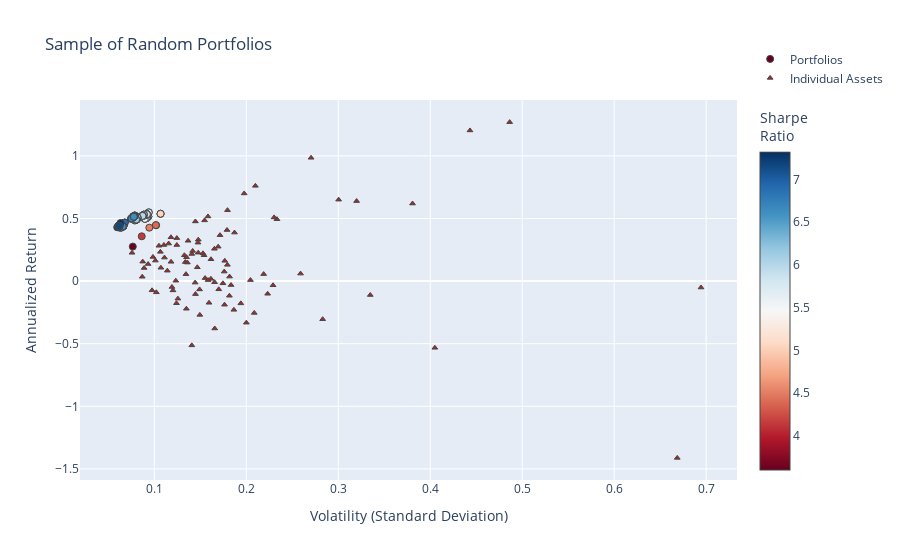

Notebook code for this chart:
### Code cell
fig = go.Figure()

fig.add_trace(go.Scatter(
    x=[p["variance"]**0.5 for p in total_portfolios],  # Convert variance to volatility
    y=[p["return"] for p in total_portfolios],
    mode='markers',
    marker=dict(
        color=[p["sharpe"] for p in total_portfolios],  # Sharpe Ratio
        showscale=True,
        size=7,
        line=dict(width=1),
        colorscale="RdBu",
        colorbar=dict(title="Sharpe<br>Ratio")
    ),
    hoverinfo='text',
    text=[
        f"Return: {p['return']:.3%}<br>Volatility: {p['variance']**0.5:.3f}<br>" +
        f"Sharpe Ratio: {p['return'] / (p['variance']**0.5):.3f}<br>" +
        "<br>".join([f"{p['tickers'][i]}: Weight={p['weights'][i]:.3f}" for i in range(len(p['tickers']))])
        for p in total_portfolios
    ],
    name="Portfolios"
))

fig.add_trace(go.Scatter(
    x=volatility,
    y=annualized_returns,
    mode='markers',
    hoverinfo='text',
    hovertext=[
        f"{name} <br>Volatility: {vol:.3f} <br>Returns: {ret:.3%} <br>Sharpe Ratio: {sr:.3f}"
        for name, vol, ret, sr in zip(names, volatility, annualized_returns, sharpe_ratios)
    ],
    marker=dict(
        color='brown',
        size=5,
        symbol='triangle-up',  # Sets the marker shape to a triangle
        line=dict(width=1)
    ),
    name="Individual Assets"
))

fig.update_layout(
    title='Sample of Random Portfolios',
    xaxis_title='Volatility (Standard Deviation)',
    yaxis_title='Annualized Return',
    legend=dict(y=5
    )
)


fig.show()

### Figure 1 — Plotly figure (JSON) as saved in the notebook; plotly's stock layout.template omitted (floating-point values rounded to 4 significant figures; data arrays with more than 128 entries replaced by an {"elided": "..."} marker saying what was removed)
{"data": [{"hoverinfo": "text", "marker": {"color": {"elided": "424 float values"}, "colorbar": {"title": {"text": "Sharpe<br>Ratio"}}, "colorscale": [[0, "rgb(103,0,31)"], [0.1, "rgb(178,24,43)"], [0.2, "rgb(214,96,77)"], [0.3, "rgb(244,165,130)"], [0.4, "rgb(253,219,199)"], [0.5, "rgb(247,247,247)"], [0.6, "rgb(209,229,240)"], [0.7, "rgb(146,197,222)"], [0.8, "rgb(67,147,195)"], [0.9, "rgb(33,102,172)"], [1, "rgb(5,48,97)"]], "line": {"width": 1}, "showscale": true, "size": 7}, "mode": "markers", "name": "Portfolios", "text": {"elided": "424 str values"}, "type": "scatter", "x": {"elided": "424 float values"}, "y": {"elided": "424 float values"}}, {"hoverinfo": "text", "hovertext": ["GM_Close <br>Volatility: 0.170 <br>Returns: -6.545% <br>Sharpe Ratio: -0.385", "GE_Close <br>Volatility: 0.166 <br>Returns: -37.831% <br>Sharpe Ratio: -2.284", "NFLX_Close <br>Volatility: 0.320 <br>Returns: 63.935% <br>Sharpe Ratio: 1.998", "PEP_Close <br>Volatility: 0.087 <br>Returns: 15.556% <br>Sharpe Ratio: 1.780", "ZBH_Close <br>Volatility: 0.176 <br>Returns: 7.620% <br>Sharpe Ratio: 0.433", "ETN_Close <br>Volatility: 0.141 <br>Returns: 21.693% <br>Sharpe Ratio: 1.541", "MCD_Close <br>Volatility: 0.145 <br>Returns: 47.674% <br>Sharpe Ratio: 3.297", "MDT_Close <br>Volatility: 0.114 <br>Returns: 8.328% <br>Sharpe Ratio: 0.730", "KO_Close <br>Volatility: 0.076 <br>Returns: 22.618% <br>Sharpe Ratio: 2.987", "IBM_Close <br>Volatility: 0.141 <br>Returns: -51.301% <br>Sharpe Ratio: -3.645", "GOOG_Close <br>Volatility: 0.169 <br>Returns: 27.511% <br>Sharpe Ratio: 1.624", "CMCSA_Close <br>Volatility: 0.154 <br>Returns: 20.680% <br>Sharpe Ratio: 1.342", "UA_Close <br>Volatility: 0.335 <br>Returns: -11.114% <br>Sharpe Ratio: -0.332", "LMT_Close <br>Volatility: 0.107 <br>Returns: 23.364% <br>Sharpe Ratio: 2.192", "META_Close <br>Volatility: 0.158 <br>Returns: 51.648% <br>Sharpe Ratio: 3.262", "CPB_Close <br>Volatility: 0.149 <br>Returns: -26.972% <br>Sharpe Ratio: -1.805", "ABT_Close <br>Volatility: 0.133 <br>Returns: 20.651% <br>Sharpe Ratio: 1.556", "EMR_Close <br>Volatility: 0.165 <br>Returns: -0.844% <br>Sharpe Ratio: -0.051", "NEE_Close <br>Volatility: 0.105 <br>Returns: 28.234% <br>Sharpe Ratio: 2.689", "K_Close <br>Volatility: 0.135 <br>Returns: -22.065% <br>Sharpe Ratio: -1.636", "V_Close <br>Volatility: 0.110 <br>Returns: 28.881% <br>Sharpe Ratio: 2.616", "AMD_Close <br>Volatility: 0.694 <br>Returns: -5.109% <br>Sharpe Ratio: -0.074", "AEP_Close <br>Volatility: 0.101 <br>Returns: 16.390% <br>Sharpe Ratio: 1.620", "TSLA_Close <br>Volatility: 0.381 <br>Returns: 61.965% <br>Sharpe Ratio: 1.627", "SYY_Close <br>Volatility: 0.155 <br>Returns: 2.406% <br>Sharpe Ratio: 0.155", "BMY_Close <br>Volatility: 0.182 <br>Returns: 3.607% <br>Sharpe Ratio: 0.198", "PFE_Close <br>Volatility: 0.098 <br>Returns: -7.335% <br>Sharpe Ratio: -0.752", "NVDA_Close <br>Volatility: 0.443 <br>Returns: 120.347% <br>Sharpe Ratio: 2.715", "COST_Close <br>Volatility: 0.194 <br>Returns: -17.769% <br>Sharpe Ratio: -0.916", "DE_Close <br>Volatility: 0.179 <br>Returns: 40.807% <br>Sharpe Ratio: 2.279", "QCOM_Close <br>Volatility: 0.182 <br>Returns: -11.696% <br>Sharpe Ratio: -0.644", "ACN_Close <br>Volatility: 0.147 <br>Returns: 11.058% <br>Sharpe Ratio: 0.754", "DHR_Close <br>Volatility: 0.126 <br>Returns: -13.996% <br>Sharpe Ratio: -1.114", "SYK_Close <br>Volatility: 0.116 <br>Returns: 29.992% <br>Sharpe Ratio: 2.595", "VZ_Close <br>Volatility: 0.175 <br>Returns: -1.752% <br>Sharpe Ratio: -0.100", "INTC_Close <br>Volatility: 0.144 <br>Returns: -1.191% <br>Sharpe Ratio: -0.083", "AMZN_Close <br>Volatility: 0.171 <br>Returns: 36.711% <br>Sharpe Ratio: 2.142", "DIS_Close <br>Volatility: 0.123 <br>Returns: 0.346% <br>Sharpe Ratio: 0.028", "NKE_Close <br>Volatility: 0.259 <br>Returns: 6.009% <br>Sharpe Ratio: 0.232", "SRE_Close <br>Volatility: 0.107 <br>Returns: 10.690% <br>Sharpe Ratio: 0.998", "HON_Close <br>Volatility: 0.099 <br>Returns: 19.309% <br>Sharpe Ratio: 1.960", "REGN_Close <br>Volatility: 0.300 <br>Returns: 65.057% <br>Sharpe Ratio: 2.166", "SO_Close <br>Volatility: 0.102 <br>Returns: -8.956% <br>Sharpe Ratio: -0.877", "PG_Close <br>Volatility: 0.087 <br>Returns: 3.502% <br>Sharpe Ratio: 0.403", "PM_Close <br>Volatility: 0.135 <br>Returns: 19.081% <br>Sharpe Ratio: 1.414", "BSX_Close <br>Volatility: 0.134 <br>Returns: 15.214% <br>Sharpe Ratio: 1.138", "SNAP_Close <br>Volatility: 0.669 <br>Returns: -141.181% <br>Sharpe Ratio: -2.112", "F_Close <br>Volatility: 0.186 <br>Returns: -22.923% <br>Sharpe Ratio: -1.229", "WMT_Close <br>Volatility: 0.148 <br>Returns: 33.100% <br>Sharpe Ratio: 2.240", "TMO_Close <br>Volatility: 0.142 <br>Returns: 24.099% <br>Sharpe Ratio: 1.701", "CVX_Close <br>Volatility: 0.149 <br>Returns: -6.629% <br>Sharpe Ratio: -0.444", "TXN_Close <br>Volatility: 0.179 <br>Returns: 13.001% <br>Sharpe Ratio: 0.725", "GOOGL_Close <br>Volatility: 0.165 <br>Returns: 25.843% <br>Sharpe Ratio: 1.563", "RDY_Close <br>Volatility: 0.283 <br>Returns: -30.416% <br>Sharpe Ratio: -1.075", "WFC_Close <br>Volatility: 0.176 <br>Returns: -18.838% <br>Sharpe Ratio: -1.068", "BAC_Close <br>Volatility: 0.223 <br>Returns: -10.107% <br>Sharpe Ratio: -0.453", "GIS_Close <br>Volatility: 0.124 <br>Returns: -17.660% <br>Sharpe Ratio: -1.423", "BTI_Close <br>Volatility: 0.204 <br>Returns: 0.821% <br>Sharpe Ratio: 0.040", "GILD_Close <br>Volatility: 0.153 <br>Returns: 22.185% <br>Sharpe Ratio: 1.451", "RMD_Close <br>Volatility: 0.177 <br>Returns: 16.205% <br>Sharpe Ratio: 0.918", "BIIB_Close <br>Volatility: 0.229 <br>Returns: -3.324% <br>Sharpe Ratio: -0.145", "T_Close <br>Volatility: 0.145 <br>Returns: -10.384% <br>Sharpe Ratio: -0.717", "CRM_Close <br>Volatility: 0.148 <br>Returns: 22.729% <br>Sharpe Ratio: 1.539", "UNH_Close <br>Volatility: 0.118 <br>Returns: 35.013% <br>Sharpe Ratio: 2.965", "JNJ_Close <br>Volatility: 0.111 <br>Returns: 18.793% <br>Sharpe Ratio: 1.693", "HD_Close <br>Volatility: 0.134 <br>Returns: 5.554% <br>Sharpe Ratio: 0.413", "ORCL_Close <br>Volatility: 0.187 <br>Returns: 38.781% <br>Sharpe Ratio: 2.072", "XOM_Close <br>Volatility: 0.120 <br>Returns: -7.396% <br>Sharpe Ratio: -0.615", "EXC_Close <br>Volatility: 0.136 <br>Returns: 14.814% <br>Sharpe Ratio: 1.090", "AAPL_Close <br>Volatility: 0.162 <br>Returns: 17.462% <br>Sharpe Ratio: 1.081", "CAT_Close <br>Volatility: 0.233 <br>Returns: 49.457% <br>Sharpe Ratio: 2.120", "MS_Close <br>Volatility: 0.219 <br>Returns: 5.606% <br>Sharpe Ratio: 0.256", "KR_Close <br>Volatility: 0.405 <br>Returns: -53.258% <br>Sharpe Ratio: -1.315", "MSFT_Close <br>Volatility: 0.137 <br>Returns: 32.231% <br>Sharpe Ratio: 2.358", "JPM_Close <br>Volatility: 0.162 <br>Returns: 1.822% <br>Sharpe Ratio: 0.113", "RTX_Close <br>Volatility: 0.093 <br>Returns: 13.645% <br>Sharpe Ratio: 1.464", "GS_Close <br>Volatility: 0.209 <br>Returns: -25.385% <br>Sharpe Ratio: -1.217", "ABBV_Close <br>Volatility: 0.124 <br>Returns: 28.825% <br>Sharpe Ratio: 2.316", "BABA_Close <br>Volatility: 0.270 <br>Returns: 98.505% <br>Sharpe Ratio: 3.643", "BA_Close <br>Volatility: 0.198 <br>Returns: 70.035% <br>Sharpe Ratio: 3.543", "MMM_Close <br>Volatility: 0.118 <br>Returns: 15.425% <br>Sharpe Ratio: 1.305", "ADBE_Close <br>Volatility: 0.155 <br>Returns: 48.534% <br>Sharpe Ratio: 3.139", "MO_Close <br>Volatility: 0.200 <br>Returns: -33.192% <br>Sharpe Ratio: -1.659", "PYPL_Close <br>Volatility: 0.210 <br>Returns: 76.095% <br>Sharpe Ratio: 3.626", "CSCO_Close <br>Volatility: 0.159 <br>Returns: -17.299% <br>Sharpe Ratio: -1.085", "VRTX_Close <br>Volatility: 0.486 <br>Returns: 126.996% <br>Sharpe Ratio: 2.611", "AMGN_Close <br>Volatility: 0.183 <br>Returns: -3.148% <br>Sharpe Ratio: -0.172", "MA_Close <br>Volatility: 0.124 <br>Returns: 34.348% <br>Sharpe Ratio: 2.760", "MRK_Close <br>Volatility: 0.119 <br>Returns: -4.687% <br>Sharpe Ratio: -0.393", "EW_Close <br>Volatility: 0.230 <br>Returns: 50.893% <br>Sharpe Ratio: 2.211", "SAP_Close <br>Volatility: 0.147 <br>Returns: 30.726% <br>Sharpe Ratio: 2.084", "ISRG_Close <br>Volatility: 0.180 <br>Returns: 56.678% <br>Sharpe Ratio: 3.157", "DUK_Close <br>Volatility: 0.089 <br>Returns: 10.492% <br>Sharpe Ratio: 1.180", "LLY_Close <br>Volatility: 0.158 <br>Returns: 0.828% <br>Sharpe Ratio: 0.052"], "marker": {"color": "brown", "line": {"width": 1}, "size": 5, "symbol": "triangle-up"}, "mode": "markers", "name": "Individual Assets", "type": "scatter", "x": [0.17, 0.1657, 0.3199, 0.08737, 0.176, 0.1407, 0.1446, 0.1141, 0.07573, 0.1407, 0.1694, 0.1541, 0.3348, 0.1066, 0.1583, 0.1495, 0.1327, 0.1655, 0.105, 0.1348, 0.1104, 0.6944, 0.1011, 0.3808, 0.1552, 0.1818, 0.09751, 0.4432, 0.1941, 0.179, 0.1816, 0.1467, 0.1256, 0.1156, 0.1746, 0.1444, 0.1714, 0.1233, 0.259, 0.1071, 0.09851, 0.3004, 0.1022, 0.08685, 0.135, 0.1336, 0.6686, 0.1865, 0.1478, 0.1417, 0.1492, 0.1794, 0.1653, 0.283, 0.1763, 0.2232, 0.1241, 0.2045, 0.1529, 0.1766, 0.2291, 0.1447, 0.1477, 0.1181, 0.111, 0.1344, 0.1872, 0.1203, 0.1359, 0.1616, 0.2333, 0.2189, 0.405, 0.1367, 0.1615, 0.09322, 0.2086, 0.1244, 0.2704, 0.1977, 0.1182, 0.1546, 0.2, 0.2099, 0.1594, 0.4864, 0.1834, 0.1244, 0.1191, 0.2302, 0.1474, 0.1795, 0.08891, 0.1584], "y": [-0.06545, -0.3783, 0.6393, 0.1556, 0.0762, 0.2169, 0.4767, 0.08328, 0.2262, -0.513, 0.2751, 0.2068, -0.1111, 0.2336, 0.5165, -0.2697, 0.2065, -0.008445, 0.2823, -0.2206, 0.2888, -0.05109, 0.1639, 0.6196, 0.02406, 0.03607, -0.07335, 1.203, -0.1777, 0.4081, -0.117, 0.1106, -0.14, 0.2999, -0.01752, -0.01191, 0.3671, 0.003455, 0.06009, 0.1069, 0.1931, 0.6506, -0.08956, 0.03502, 0.1908, 0.1521, -1.412, -0.2292, 0.331, 0.241, -0.06629, 0.13, 0.2584, -0.3042, -0.1884, -0.1011, -0.1766, 0.008211, 0.2219, 0.1621, -0.03324, -0.1038, 0.2273, 0.3501, 0.1879, 0.05554, 0.3878, -0.07396, 0.1481, 0.1746, 0.4946, 0.05606, -0.5326, 0.3223, 0.01822, 0.1365, -0.2539, 0.2883, 0.9851, 0.7003, 0.1543, 0.4853, -0.3319, 0.761, -0.173, 1.27, -0.03148, 0.3435, -0.04687, 0.5089, 0.3073, 0.5668, 0.1049, 0.008279]}], "layout": {"legend": {"y": 5}, "title": {"text": "Sample of Random Portfolios"}, "xaxis": {"title": {"text": "Volatility (Standard Deviation)"}}, "yaxis": {"title": {"text": "Annualized Return"}}}}
